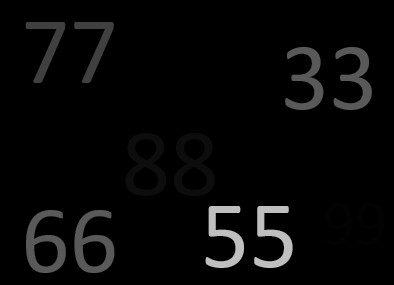
#> input picture 大二下/多媒體/week5/number.jpg, 394 x 285 px
$ python HW2.py
#> lines starting #> are read from the running program, lines starting #| are printed output that depends on the picture; after the words box and inside, x2 and y2 are one past the last pixel; in counts of white or black regions, pixels touching at a corner belong together
import cv2
import numpy as np

img = cv2.imread("number.jpg")
#> img is the input picture: shape (285, 394, 3); min 0, max 203, mean 7.8
img1 = cv2.imread("numbers.jpg")
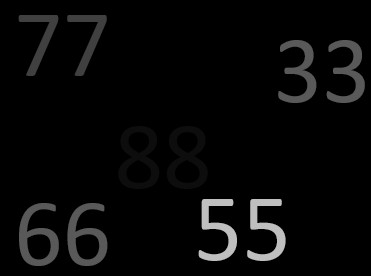
#> input picture 大二下/多媒體/week5/numbers.jpg, 371 x 276 px
#> img1 is the input picture: shape (276, 371, 3); min 0, max 204, mean 8.6

maxval = 255 # 定義像素最大值

ret, dst1 = cv2.threshold(img, 127, maxval, cv2.THRESH_BINARY)
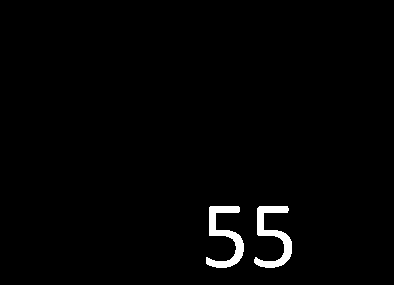
#> dst1: shape (285, 394, 3); 1.7% white; 2 white regions, box (x1, y1, x2, y2) and area: (206, 206, 244, 268) 930, (254, 206, 292, 268) 925
ret, dst2 = cv2.threshold(img1, 10, maxval, cv2.THRESH_BINARY)
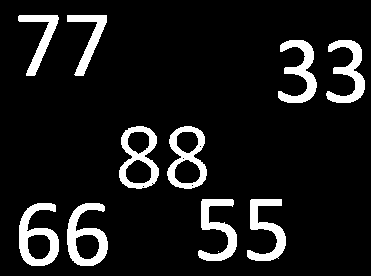
#> dst2: shape (276, 371, 3); 10.2% white; 11 white regions (1 under 20 px), largest, box (x1, y1, x2, y2) and area: (67, 203, 108, 266) 1234, (19, 203, 59, 266) 1222, (278, 40, 317, 103) 1085
ret, dst3 = cv2.threshold(img, 1, maxval, cv2.THRESH_BINARY_INV)
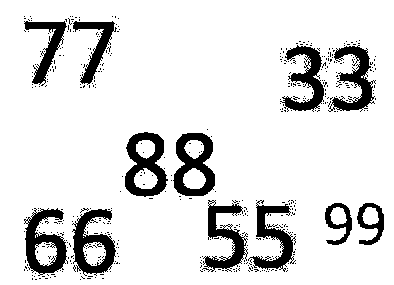
#> dst3: shape (285, 394, 3); 87% white; 459 black regions (447 under 20 px), largest, box (x1, y1, x2, y2) and area: (125, 132, 168, 197) 1464, (173, 133, 215, 196) 1454, (24, 208, 68, 276) 1430
ret, dst4 = cv2.threshold(img, 1, maxval, cv2.THRESH_BINARY)

cv2.imshow("number", img)

cv2.imshow("pic1", dst1)
cv2.imshow("pic2", dst2)
cv2.imshow("pic3", dst3)
cv2.imshow("pic4", dst4)


cv2.waitKey(0)
cv2.destroyAllWindows()
